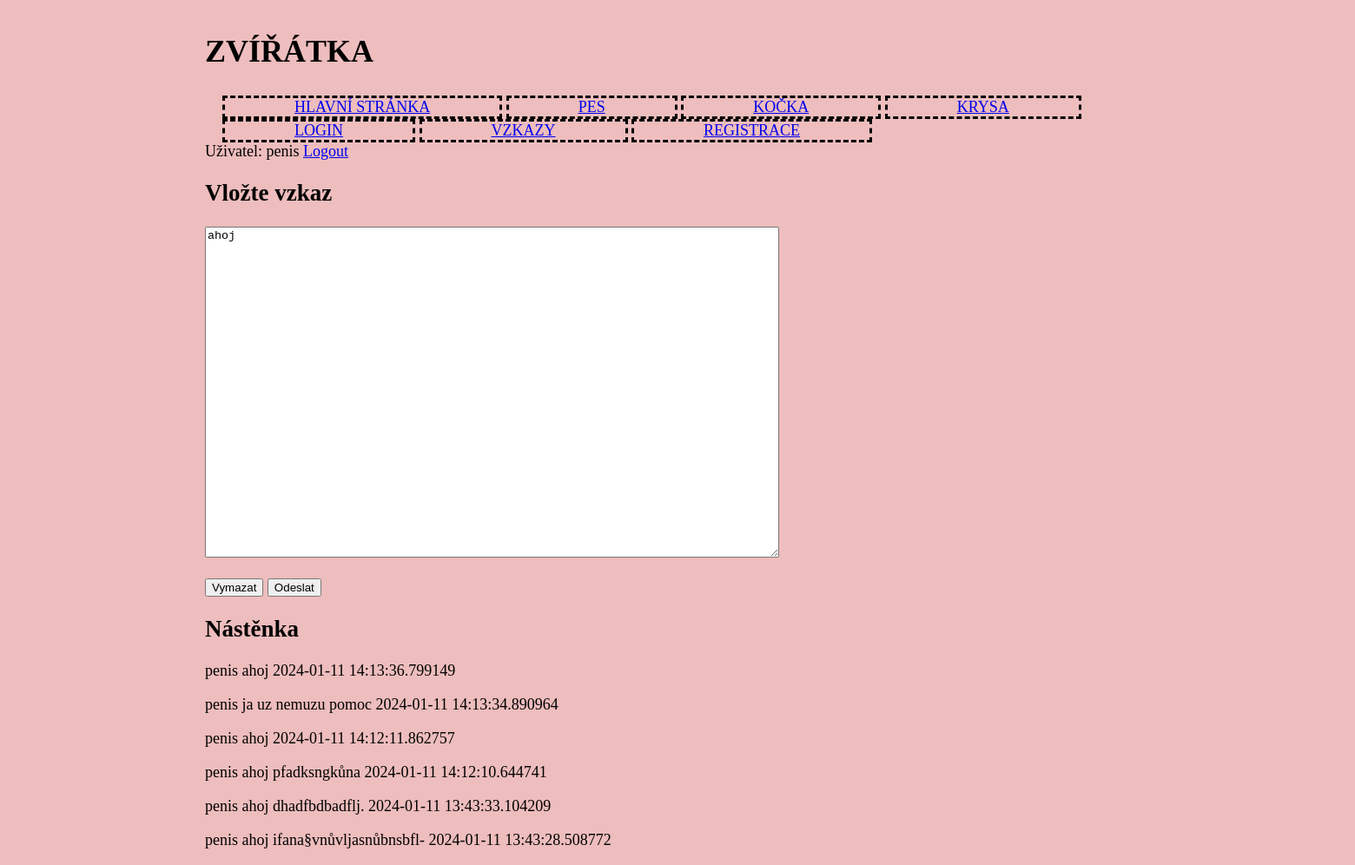
/vzkazy/ (signed in), run on the app's committed database.
### tables this page shows
CREATE TABLE "user" (
	"id"	INTEGER,
	"login"	TEXT NOT NULL UNIQUE,
	"passwd"	TEXT NOT NULL,
	"email"	TEXT,
	PRIMARY KEY("id" AUTOINCREMENT)
);

CREATE TABLE "message" (
	"id"	INTEGER,
	"user_id"	INTEGER NOT NULL,
	"body"	TEXT NOT NULL,
	"datetime"	TEXT,
	PRIMARY KEY("id" AUTOINCREMENT)
);

### webface.py (the view)
@app.route("/vzkazy/", methods = ['GET'])
def vzkazy():
    if "user" not in session:
        flash("Pouze pro přihlášené")
        return redirect(url_for("login", url = request.path))
    with SQLite("data.sqlite") as cursor:
        response = cursor.execute("SELECT login, body, datetime FROM user JOIN message ON user.id = message.user_id ORDER BY datetime DESC")
        response = response.fetchall()
    return render_template("vzkazy.html", response = response)

### sqlitewrap.py (called while the page is built)
    def __enter__(self):
        self.conn = sqlite3.connect(self.file)
        self.conn.row_factory = sqlite3.Row
        return self.conn.cursor()

    def __exit__(self, type, value, traceback):
        self.conn.commit()
        self.conn.close()

### templates/vzkazy.html (shortened to what this page needs)
{% extends 'base.html' %}
{%block obsah%}
<h2>Vložte vzkaz</h2>
<form method = "post">
    <textarea name = "vzkaz" rows = "25" cols = "80">ahoj</textarea>
    <p>
        <button type = "reset">Vymazat</button>
        <button type = "submit">Odeslat</button>
    </p>
</form>
<h2>Nástěnka</h2>
{%for login, body, datetime in response%}
    <p>{{login}} {{body}} {{datetime}}</p>
{%endfor%}
{%endblock obsah%}

### templates/base.html (shortened to what this page needs)
<!doctype html>
<html lang="cs">
<head>
  <link rel="stylesheet" href="{{ url_for('static', filename = 'styles.css') }}">
</head>
<body>
  <div class="nadpisobrazek">
    <h1>ZVÍŘÁTKA</h1>
    <a href="{{ url_for('root') }}">
    </a>
  </div>
  <nav>
    <ul>
      <li><a href="{{ url_for('root') }}">HLAVNÍ STRÁNKA</a></li>
      <li><a href="{{ url_for('pes') }}">PES</a></li>
      <li><a href="{{ url_for('kocka') }}">KOČKA</a></li>
      <li><a href="{{ url_for('krysa') }}">KRYSA</a></li>
      <li><a href="{{ url_for('login') }}">LOGIN</a></li>
      <li><a href="{{ url_for('vzkazy') }}">VZKAZY</a></li>
      <li><a href="{{ url_for('registration') }}">REGISTRACE</a></li>
    </ul>
  </nav>
{% if 'user' in session %}
Uživatel: {{session ['user']}}
<a href = "{{url_for ('logout')}}">Logout</a>
{%else%}
Nikdo není přihlášen
{%endif%}
{% block obsah %}{% endblock obsah %}
</body>

### static/styles.css (style rules this page uses)
body { background-color: #c5131347; padding-left: 2em; padding-right: 2em; margin-left: 200px; margin-right: 200px; font-size: large; }
nav ul { margin: 0 20px; padding: 0; font-size: large; }
nav li { padding-left: 80px; padding-right: 80px; display: inline-block; border: dashed; }
h1 { text-align: center; }
.nadpisobrazek { display: flex; align-items: center; }

### data on the page
user: login "penis"
message: login "penis", body "ahoj", datetime "2024-01-11 14:13:36.799149"
message: login "penis", body "ja uz nemuzu pomoc", datetime "2024-01-11 14:13:34.890964"
message: login "penis", body "ahoj", datetime "2024-01-11 14:12:11.862757"
message: login "penis", body "ahoj pfadksngkůna", datetime "2024-01-11 14:12:10.644741"
message: login "penis", body "ahoj dhadfbdbadflj.", datetime "2024-01-11 13:43:33.104209"
message: login "penis", body "ahoj ifana§vnůvljasnůbnsbfl-", datetime "2024-01-11 13:43:28.508772"
